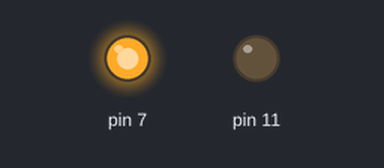
A program run on a simulated Raspberry Pi (header pin numbers). Shown: output pins drawn as LEDs (lit = HIGH). At 20.0 s the program stops and its outputs stay as they are.

Above: at 0.1 s.
At 9.1 s:
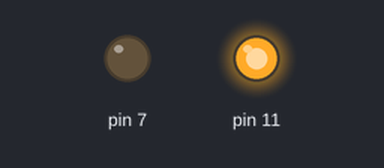
At 20.1 s:
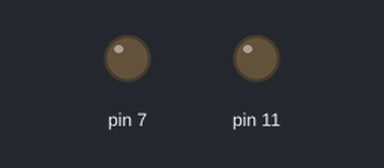
Timing chart, 0 to 21.5 s (numbered marks = the images above):
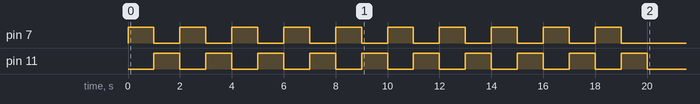

The program:

led-ein-aus.py
```python
#!usr/bin/python3
#Beispieldatei led-ein-aus.py
import RPi.GPIO as gpio
import time

gpio.setmode(gpio.BOARD)

gpio.setup(7, gpio.OUT)
gpio.setup(11, gpio.OUT)

for i in range (10):
    gpio.output(7, gpio.HIGH)
    gpio.output(11, gpio.LOW)
    time.sleep(1)
    gpio.output(7, gpio.LOW)
    gpio.output(11, gpio.HIGH)
    time.sleep(1)


gpio.cleanup()
```
